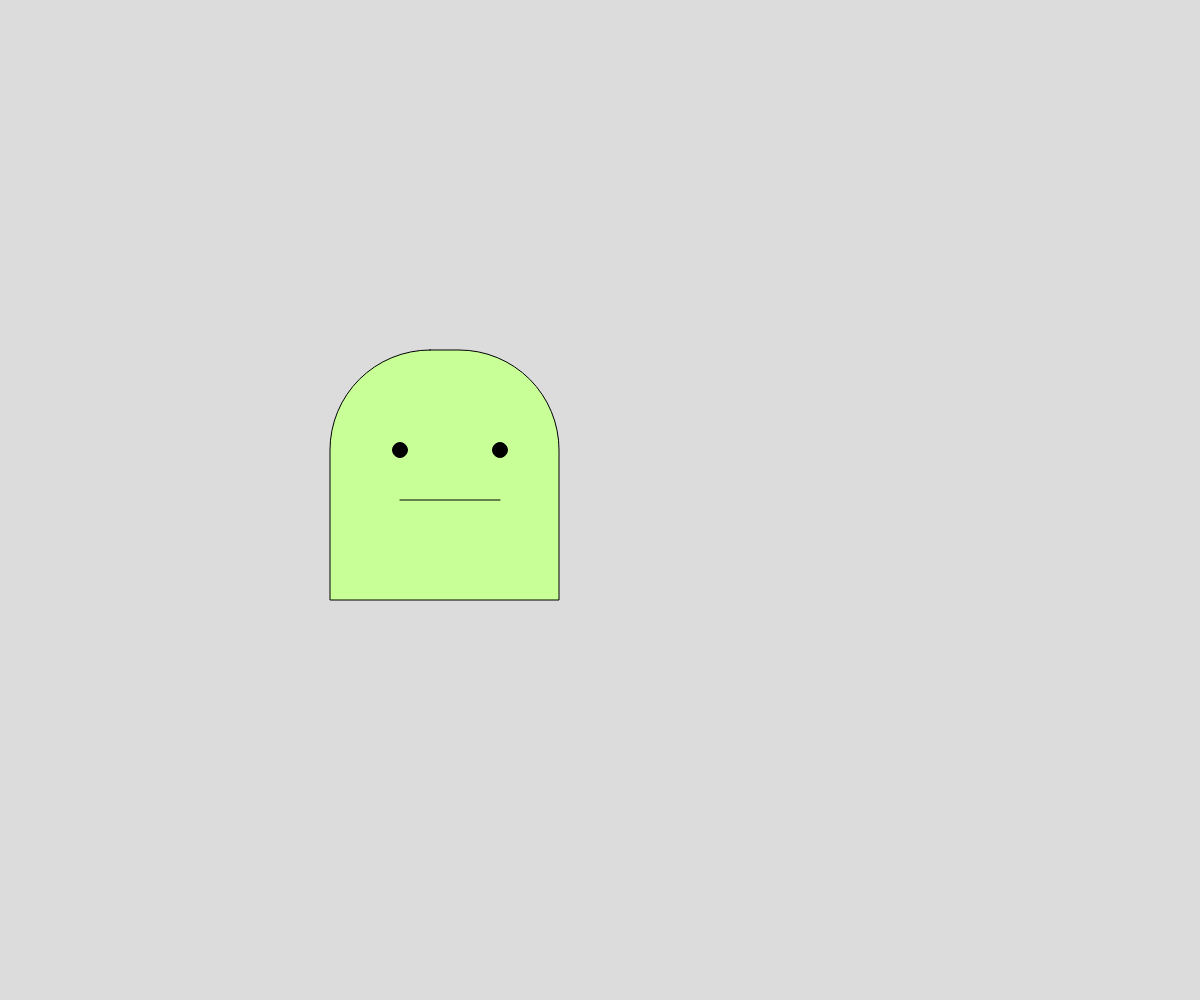
Frame 1 (no input)
Frame 60 (no input): identical to frame 1, image omitted
Frame 120 (the mouse pressed at the canvas centre since frame 60): identical to frame 1, image omitted

The p5.js sketch that drew this single still picture (run headless with seeded random() and noise() and a simulated clock; from frame 60 on, the mouse is pressed at the canvas centre):

// p5.js sketch
// ── sketch.js
// Project Title
// Your Name
// Date
//
// Extra for Experts:
// - describe what you did to take this project "above and beyond"


function setup() {
  createCanvas(windowWidth, windowHeight);
  
}

function draw() {
  background(220);

  fill(200,255,150);
  rect(330,350,229,250,100,100,0,0);
  fill(0,0,0);
  circle(400,450,15);
  circle(500,450,15);
  line(500, 500, 400,500,400,400,400,400);
}
